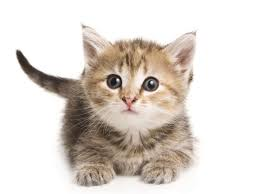
#> input picture res/gato.jpg, 259 x 194 px, found by its file name
$ jupyter execute --allow-errors 'Practica semana 5.ipynb'   (shell and % lines are left out)
#> lines starting #> are read from the running program, lines starting #| are printed output that depends on the picture; after the words box and inside, x2 and y2 are one past the last pixel; in counts of white or black regions, pixels touching at a corner belong together
# Actividades de clase, semanas 4, 5 y 6 [Segunda parte]

Practica del día 25 de junio, consta de un módulo (módulo III) que corresponde a convoluciones.

## Ayuda: Recuerde descargar el repositorio de GitHub del curso, donde estan los notebooks actualizados e implementaciones en python3.

## Aunque el ejercicio explícitamente no lo indique, recuerde que debe dar una breve conclusión de cada uno de los resultados obtenidos al finalizar cada punto.

[cell 1]
#Importar librerias

import cv2
import matplotlib.pyplot as plt
import numpy as np
import math
import time

# Módulo III (cont.)

## 2.

Lea la imagen "gato.jpg" que se encuentra en la carpeta "res" en RGB. A continuación, se muestran dos funciones para creación e implementación de kernels.

[cell 2]
#Función para hacer el kernel, su parámetro es el tamaño de éste
def make_kernel(size):
    #Matriz de unos del tamaño de entrada, datos de tipo flotante
    kernel = np.ones((size,size),dtype=np.float64)
    #r corresponde al entero más grande que sea menor o igual a size/2
    r = math.floor(size/2)
    return (r,kernel/(size**2))

#Función de aplicación de kernel sobre la imagen bajo los parámetros
#imagen de entrada, máscara, valores en x,y,kernel,r
def apply_kernel(img, res, x,y,kernel,r):
    #Recorrer la imagen en el intervalo del radio del kernel
    for i in range(-r, r+1):
        for j in range(-r, r+1):
            #Convolución sobre cada pixel de la imagen
            res[x][y] += img[x+i][y+j] * kernel[r+i][r+j]

La función make_kernel sirve para crear a la matriz de convolución o también llamada máscara de convolución, basicamente sirve para definir el tamaño de la matriz que se va a aplicar a la imagen, es decir el radio del kernel.
La función apply_kernel tiene como función después de definir el kernel, aplicar a cada pixel la matriz de convolución. Esta función hace una sumatoria de la multiplicación de los pixeles del vecindario del pixel de la imagen, con los valores del kernel, asignandole un nuevo valor al pixel que se quiere modificar, y esto mismo se le hace a todos los pixeles de toda la imagen.
En la convolución más sencilla los bordes de la imagen quedan con valores de 0, esto sucede porque como no están definidos los valores después del borde, estos pixeles quedan asignados con ningun valor, es decir con el cero.

## Convolución con las funciones make_kernel y apply_kernel:
Utilizando las funciones anteriores, implemente una convolución a la imagen "res/gato.jpg" con un kernel de <b>tamaño 15x15. </b>

Explique: ¿Qué hace la función make_kernel? ¿Qué hace la función apply_kernel? ¿Por qué considera usted que los bordes se ven de color negro (adquieren valor 0)

### Debe obtener un resultado como este:

## Convolución con Filter2D:

Utilizando la misma imagen ("res/gato.jpg"), con un kernel de <b> tamaño 15x15 </b>, realice el proceso de convolución, esta vez haga uso de la función cv2.filter2D (utilice el parámetro borderType = cv2.BORDER_REPLICATE).

### Debe obtener un resultado como este:

# Mida la eficiencia de ambos procesos, utilizando la librería time de python.

¿Cuanto tarda cada caso de convolución implementado?

[cell 3]
### Implementación de la librería time
import time

t0 = time.clock()
##aquí van todos los procesos que usted desea cuantificar

#Primer proceso con las funciones de arriba
gato = cv2.imread('res/gato.jpg')
#> gato is the input picture: shape (194, 259, 3); mean B, G, R 208.9, 215.5, 222.8
r = 15
kernel = make_kernel(15)
res2 = gato.copy()
#> (the rest of this cell did not finish here and is left out)


print (time.clock()-t0,"seconds")

[cell 4]
import time

t0 = time.clock()
img = cv2.cvtColor(cv2.imread('res/gato.jpg'), cv2.COLOR_BGR2RGB)
r,kernel = make_kernel(15)

res = cv2.filter2D(gato, ddepth=-1, kernel= kernel, borderType=cv2.BORDER_REPLICATE)
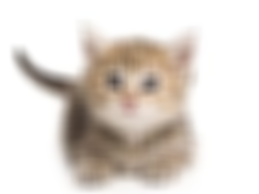
#> res: shape (194, 259, 3); mean B, G, R 208.9, 215.5, 222.8

fig = plt.figure(figsize=(20,24))
plt.subplot(1,2,1)
plt.imshow(img,cmap='gray')
plt.title("Imagen Original")

plt.subplot(1,2,2)
plt.imshow(res,cmap='gray')
plt.title("Imagen Salida")

print (time.clock()-t0,"seconds")
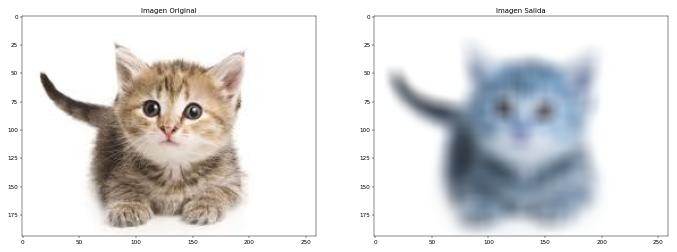
#> figure drawn by matplotlib, 2 panels; B, G, R data is drawn as R, G, B

## 3.

Lea la imagen "gato.jpg" que se encuentra en la carpeta "res" en RGB. En este ejercicio usted debe recrear distintos tipos de ruido que se presentan en imágenes.

El ruido es un factor que se encuentra en la mayoría de los problemas de visión artificial, utilizando las funciones de ruido Gaussiano, Pimienta y Poisson, obtenga:

A continuación se muestra la implementación de las funciones:

[cell 5]
#Definir la función ruido gaussiano
def gaussian_noise(img, std=0.02):
    #Las variables row, col y ch dependen de la imagen de entrada y sus componentes
#> called with std = 70
    mean = 0
    row = img.shape[0]
#> row = 194
    col = img.shape[1]
#> col = 259
    ch =  img.shape[2] if len(img.shape) == 3 else 1
#> ch = 3
    #Definir la matriz de ceros noisy  del mismo tamaño que la imagen original
    noisy = np.zeros(img.shape, np.float64)
    #Generar una distribución normal a partir del comando de numpy
    gauss = np.random.normal(mean,std,(row,col,ch)) if ch > 1 else np.random.normal(mean,std,(row,col))
    gauss = gauss.reshape(row,col,ch)               if ch > 1 else gauss.reshape(row,col)
    #La imagen con ruido gaussiano es la suma de la imagen de entrada con la procesada
    noisy =  img + gauss
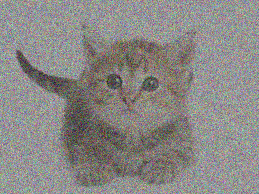
#> noisy: shape (194, 259, 3) float64; mean R, G, B 222.8, 216.2, 209.2; drawn with min black and max white
    #Ajustar los datos para que estén entre 0 y 255
    noisy[noisy<0] = 0
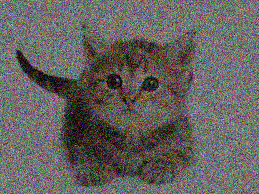
#> noisy: shape (194, 259, 3) float64; 4.24% of pixels changed, all inside (x1, y1, x2, y2) = (16, 4, 254, 190); drawn with min black and max white
    noisy[noisy>255] = 255
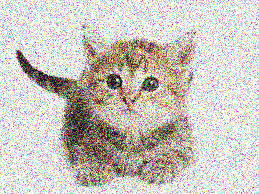
#> noisy: shape (194, 259, 3) float64; mean R, G, B 203.4, 197.7, 191.8
    return noisy

#Definir la función de ruido impulsivo
def sp_noise(img, s_vs_p, amount):

    #Obtener los valores de row, col y ch con base en la imagen de entrada
#> called with s_vs_p = 0.5, amount = 0.05
    row = img.shape[0]
#> row = 194
    col = img.shape[1]
#> col = 259
    ch =  img.shape[2] if len(img.shape) == 3 else 1
#> ch = 3

    #Crear una copia de la imagen para volverla ruidosa
    noisy = img.copy()

    # Salt mode

    #Multiplica los parámetros con el tamaño de la imagen, los redondea al mínimo entero
    num_salt = np.ceil(amount * img.size * s_vs_p)
#> num_salt = 3769
    #Genera el vector coordenadas en la imagen de copia usando la función randint de numpy
    coords = [np.random.randint(0, i - 1, int(num_salt))
          for i in img.shape]

    #La imagen evaluada en el vector coords se satura
    noisy[coords] = 255

    # Pepper mode

    #Se multiplican los parámetros por el tamaño de la imagen, variando s_vs_p
    num_pepper = np.ceil(amount* img.size * (1. - s_vs_p))
    #Generar el vector coords utilizando randint
    coords = [np.random.randint(0, i - 1, int(num_pepper))
          for i in img.shape]
    #La imagen en el vector coords se satura en color negro
    noisy[coords] = 0
    return noisy

#Definir la función ruido de Poisson
def poisson_noise(img):

    #Se aplica el comando de numpy random.poisson a la imagen de entrada
    noisy = np.random.poisson(img)
    #Los valores deben estar entre 0 y 255
    noisy[noisy<0] = 0
    noisy[noisy>255] = 255
    return noisy

## Sugerencia: Ajuste los parámetros std = 50, s_vs_p =  0.5, amount = 0.05

## No olvide variar los parámetros y observar qué ocurre al hacerlo.

[cell 6]
img = cv2.cvtColor(cv2.imread('res/gato.jpg'), cv2.COLOR_BGR2RGB)
imgg = gaussian_noise(img, 70)
#> (the rest of this cell did not finish here and is left out)

## Conclusiones:

El ruido en una imagen tiende a ser información no desada, y existen varios tipos de ruidos, que son los que se observan en las imagenes anteriores:

La primer imagen tiene ruido Gaussiano con los parámetros std = 50, s_vs_p =  0.5, amount = 0.05; según la función Gaussiana, los pixeles de la imagen original cambian sus valores de forma aleatoría con tendencia a una mediana de distribución, asociado a la campana Gaussiana, por eso si disminuye el std se obtienen valores que tienden mas al blanco.

La segunda imagen tiene un ruido llamado sal y pimienta el cual modifica pocos valores de la imagen total, los cuales no coinciden con valores de la imagen original. Por eso se nota mas el tamaño del ruido, pero no se distorsiona tanto la imagen como en el ruido Gaussiano que es aleatorio y cambia más pixeles.

La última imagen, tiene ruido de Poisson o ruido de disparo, es una función también aleatoria, similiar en ciertas condiciones a la distribución Gaussiana, la cuál modifica los valores de los pixeles, con valores cercanos en intensidad, por lo cual no se miran mayores cambios en el ruido.

## 4.

Lea la imagen 'res/rice.png'. Aplique 100 veces sucesivas un filtro de media de 3x3 a la imagen. ¿Qué resultado obtuvo?, ¿Qué comentarios puede hacer al respecto?

Ahora aplique 100 veces un filtro de media de 11x11 a la imagen. Compare y discuta los resultados obtenidos comparados con la imagen anterior.

¿Qué ocurre si el filtro 3x3 se aplica únicamente 2 veces? ¿Qué ocurre con 10? ¿Qué pasaría si se aplica un filtro de media infinitas veces a la imagen?

## Ayuda:

Cuando aplique 100 veces el filtro de media 3x3 debe obtener lo siguiente:

###  Implementación del filtro:

[cell 7]
####Implementación 100 veces filtro####
#tamaño del kernel
k_size = 3
#crear el kernel
kernel = np.ones((k_size,k_size),np.float64)/(k_size**2)
img = cv2.imread('res/rice.png')
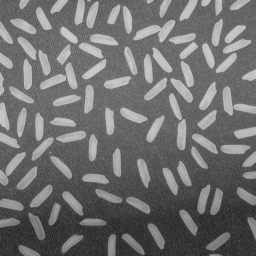
#> input picture Taller 3/res/rice.png, 256 x 256 px
#> img is the input picture: shape (256, 256, 3); min 40, max 204, mean 111.2
#crear imagen que se va a modificar las n veces que se aplique el filtro
res2 = img.copy()
#ciclo que implementa el filtro de media
for i in range(0,100):
    res2 = cv2.filter2D(res2, ddepth=-1, kernel= kernel, borderType=cv2.BORDER_REPLICATE)
#> this loop made 100 passes
#> pass 1, `res2 = cv2.filter2D(res2, ddepth=-1, kernel= kernel, borderType=cv2.BO..`:
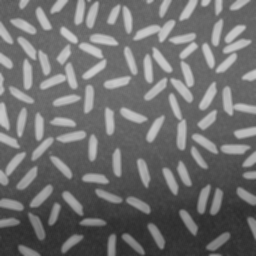
#> res2: shape (256, 256, 3); min 44, max 204, mean 111.2
#> after the loop:
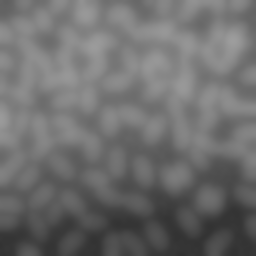
#> res2: shape (256, 256, 3); min 49, max 157, mean 109.5

fig = plt.figure(figsize=(20,24))
plt.subplot(1,2,1)
plt.imshow(img,cmap='gray')
plt.title("Imagen Original")

plt.subplot(1,2,2)
plt.imshow(res2,cmap='gray')
plt.title("Imagen Salida")

[cell 8]
####Implementación 100 veces filtro####
#tamaño del kernel
k_size = 11
#crear el kernel
kernel = np.ones((k_size,k_size),np.float64)/(k_size**2)
img = cv2.imread('res/rice.png')
#crear imagen que se va a modificar las n veces que se aplique el filtro
res2 = img.copy()
#ciclo que implementa el filtro de media
for i in range(0,100):
    res2 = cv2.filter2D(res2, ddepth=-1, kernel= kernel, borderType=cv2.BORDER_REPLICATE)
#> this loop made 100 passes
#> pass 1, `res2 = cv2.filter2D(res2, ddepth=-1, kernel= kernel, borderType=cv2.BO..`:
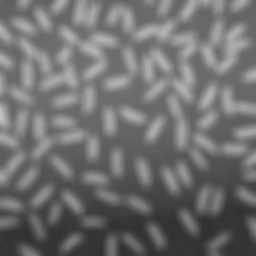
#> res2: shape (256, 256, 3); min 48, max 195, mean 111.3
#> after the loop:
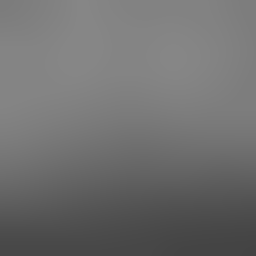
#> res2: shape (256, 256, 3); min 67, max 134, mean 111.2

fig = plt.figure(figsize=(20,24))
plt.subplot(1,2,1)
plt.imshow(img,cmap='gray')
plt.title("Imagen Original")

plt.subplot(1,2,2)
plt.imshow(res2,cmap='gray')
plt.title("Imagen Salida")

## Conclusión:

El filtro lineal de media aplica un promedio de los valores de la vecindad, al valor de pixel que se desea cambiar. Al aplicar varias veces el mismo kernel a una imagen, empieza a perderse las fronteras de color, por ejemplo para esta imagen si el vecino del blanco es el negro, en promedio será gris, y así al ir aplicando más filtro de media, esta frontera cromática va aumentando, difimunando más la imagen y perdiendo definición. Al aumentar el tamaño del kernel, las fronteras en la imagen se van perdiendo más rápido, porque aumentan los pixeles del vecindario que se le aplica. Por eso la segunda imagen se mira más borrosa, a pesar de aplicar la misma cantidad de veces el filtro.

[cell 9]
####Implementación 100 veces filtro####
#tamaño del kernel
k_size = 3
#crear el kernel
kernel = np.ones((k_size,k_size),np.float64)/(k_size**2)
img = cv2.imread('res/rice.png')
#crear imagen que se va a modificar las n veces que se aplique el filtro
res2 = img.copy()
#ciclo que implementa el filtro de media
for i in range(0,2):
    res2 = cv2.filter2D(res2, ddepth=-1, kernel= kernel, borderType=cv2.BORDER_REPLICATE)

fig = plt.figure(figsize=(20,24))
plt.subplot(1,2,1)
plt.imshow(img,cmap='gray')
plt.title("Imagen Original")

plt.subplot(1,2,2)
plt.imshow(res2,cmap='gray')
plt.title("Imagen Salida")

## Conclusión:

Ahora sólo se aplicaron 2 veces el filtro de media a la imagen original, por lo cuál los valores en las fronteras de los granos se ven un poco difuminados; si se aumenta la cantidad de filtros, aumenta la frontera de grises, porque van aumentando los pixeles promediados; y si se aumentan infinitos filtros, el resultado final, será que toda la imagen es correspondientes al promedio de todos sus pixeles, osea será una imagen del mismo color.

## 5.

Utilice la función de ruido sal y pimienta (sp_noise), con s_vs_p = amount = 0.7.

Lea la imagen "gato.jpg" que se encuentra en la carpeta "res", introduzcala en la función de ruido pimienta y posteriomente, aplique un filtro de mediana con kernel de tamaño 7x7.

Recuerde utilizar la función cv2.medianBlur.

[cell 10]
img = cv2.cvtColor(cv2.imread('res/gato.jpg'), cv2.COLOR_BGR2RGB)
#> (the rest of this cell did not finish here and is left out)
